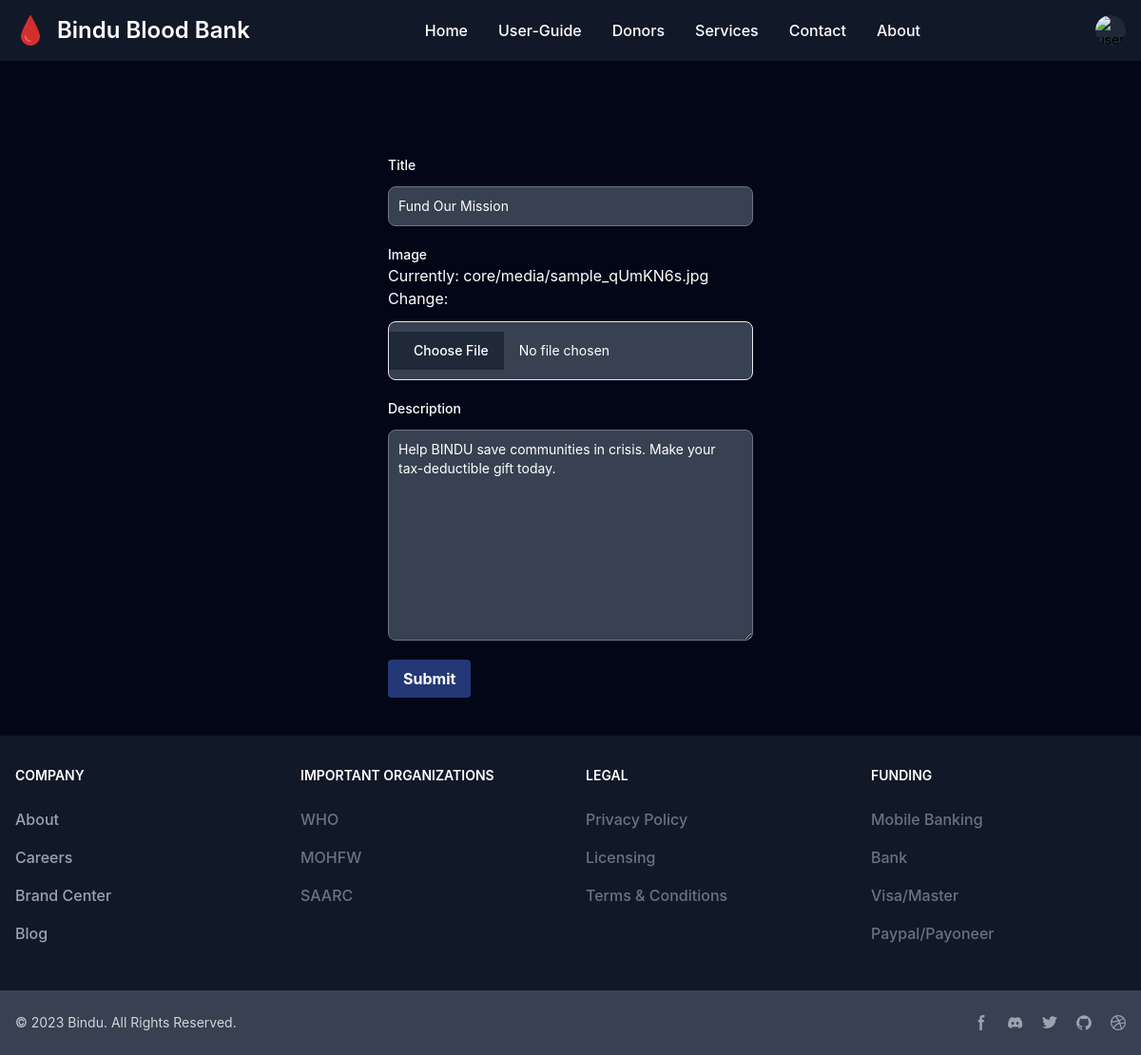
Page /services/edit_service/fund-our-mission/ (signed in) on the committed database.
### core/models.py (models this page shows, shortened)
class BaseModel(models.Model):
    created_at = models.DateTimeField(auto_now_add = True)
    updated_at = models.DateTimeField(auto_now = True)
    class Meta:
        abstract = True

class Service(BaseModel):
    title = models.CharField(max_length=300)
    slug = models.SlugField(max_length=350, unique=True, null=True, blank=True)
    description = models.TextField()
    image = models.ImageField(upload_to='core/media/')

### core/views.py (the view, shortened to what this page needs)
# urls.py: path('services/edit_service/<slug>/', EditServicesView.as_view(), name='edit_service'),
class EditServicesView(UpdateView):
    template_name = "services.html"
    model = Service
    form_class = ServiceForm
    success_url = reverse_lazy('homepage')
    def get_object(self):
        return Service.objects.get(slug = self.kwargs['slug'])

### core/forms.py
class ServiceForm(forms.ModelForm):
    class Meta:
        model = Service
        fields = ['title', 'image', 'description']
    def __init__(self, *args, **kwargs):
        super().__init__(*args, **kwargs)
        for field in self.fields:
            self.fields[field].widget.attrs.update({
                'class': (
                    'my-3 block p-2.5 w-full text-sm rounded-lg border bg-gray-700 placeholder-gray-400 text-white focus:ring-blue-500 focus:border-blue-500'
                )
            })

### core/templates/services.html (shortened to what this page needs)
{% extends "base.html" %}
{% load static tailwind_tags %}
{% load static %}
{% block content %}
<form method="post" class="max-w-sm mx-auto text-white" enctype="multipart/form-data">
    {% for field in form.visible_fields %}
    <div class="my-5">
    <label for="{{field.id_for_label}}" class="block text-sm font-medium text-white">{{field.label}}</label>
    {{field}}
    </div>
    {% endfor %}
    <button class="bg-blue-900 hover:bg-blue-700 text-white font-bold py-2 px-4 rounded focus:outline-none focus:shadow-outline" type="submit">
        Submit
    </button>
</form>
{% endblock content %}

### rows in the picture
Service: visible_fields "Fund Our Mission" "Help BINDU save communities in crisis. Make your tax-deductible gift today."

### other values in the picture
{{ field.label }} "Title" "Image" "Description"
